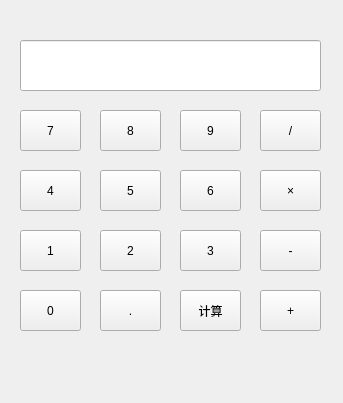
<?xml version="1.0" encoding="UTF-8"?>
<ui version="4.0">
 <class>Form</class>
 <widget class="QWidget" name="Form">
  <property name="geometry">
   <rect>
    <x>0</x>
    <y>0</y>
    <width>343</width>
    <height>403</height>
   </rect>
  </property>
  <property name="windowTitle">
   <string>Form</string>
  </property>
  <widget class="QLineEdit" name="lineEdit">
   <property name="geometry">
    <rect>
     <x>20</x>
     <y>40</y>
     <width>301</width>
     <height>51</height>
    </rect>
   </property>
   <property name="readOnly">
    <bool>true</bool>
   </property>
  </widget>
  <widget class="QPushButton" name="pushButton">
   <property name="geometry">
    <rect>
     <x>20</x>
     <y>230</y>
     <width>61</width>
     <height>41</height>
    </rect>
   </property>
   <property name="text">
    <string>1</string>
   </property>
  </widget>
  <widget class="QPushButton" name="pushButton_2">
   <property name="geometry">
    <rect>
     <x>100</x>
     <y>230</y>
     <width>61</width>
     <height>41</height>
    </rect>
   </property>
   <property name="text">
    <string>2</string>
   </property>
  </widget>
  <widget class="QPushButton" name="pushButton_3">
   <property name="geometry">
    <rect>
     <x>180</x>
     <y>230</y>
     <width>61</width>
     <height>41</height>
    </rect>
   </property>
   <property name="text">
    <string>3</string>
   </property>
  </widget>
  <widget class="QPushButton" name="pushButton_4">
   <property name="geometry">
    <rect>
     <x>20</x>
     <y>170</y>
     <width>61</width>
     <height>41</height>
    </rect>
   </property>
   <property name="text">
    <string>4</string>
   </property>
  </widget>
  <widget class="QPushButton" name="pushButton_5">
   <property name="geometry">
    <rect>
     <x>100</x>
     <y>170</y>
     <width>61</width>
     <height>41</height>
    </rect>
   </property>
   <property name="text">
    <string>5</string>
   </property>
  </widget>
  <widget class="QPushButton" name="pushButton_6">
   <property name="geometry">
    <rect>
     <x>180</x>
     <y>170</y>
     <width>61</width>
     <height>41</height>
    </rect>
   </property>
   <property name="text">
    <string>6</string>
   </property>
  </widget>
  <widget class="QPushButton" name="pushButton_7">
   <property name="geometry">
    <rect>
     <x>20</x>
     <y>110</y>
     <width>61</width>
     <height>41</height>
    </rect>
   </property>
   <property name="text">
    <string>7</string>
   </property>
  </widget>
  <widget class="QPushButton" name="pushButton_8">
   <property name="geometry">
    <rect>
     <x>100</x>
     <y>110</y>
     <width>61</width>
     <height>41</height>
    </rect>
   </property>
   <property name="text">
    <string>8</string>
   </property>
  </widget>
  <widget class="QPushButton" name="pushButton_9">
   <property name="geometry">
    <rect>
     <x>180</x>
     <y>110</y>
     <width>61</width>
     <height>41</height>
    </rect>
   </property>
   <property name="text">
    <string>9</string>
   </property>
  </widget>
  <widget class="QPushButton" name="pushButton_10">
   <property name="geometry">
    <rect>
     <x>20</x>
     <y>290</y>
     <width>61</width>
     <height>41</height>
    </rect>
   </property>
   <property name="text">
    <string>0</string>
   </property>
  </widget>
  <widget class="QPushButton" name="pushButton_11">
   <property name="geometry">
    <rect>
     <x>100</x>
     <y>290</y>
     <width>61</width>
     <height>41</height>
    </rect>
   </property>
   <property name="text">
    <string>.</string>
   </property>
  </widget>
  <widget class="QPushButton" name="pushButton_12">
   <property name="geometry">
    <rect>
     <x>180</x>
     <y>290</y>
     <width>61</width>
     <height>41</height>
    </rect>
   </property>
   <property name="text">
    <string>计算</string>
   </property>
  </widget>
  <widget class="QPushButton" name="pushButton_13">
   <property name="geometry">
    <rect>
     <x>260</x>
     <y>110</y>
     <width>61</width>
     <height>41</height>
    </rect>
   </property>
   <property name="text">
    <string>/</string>
   </property>
  </widget>
  <widget class="QPushButton" name="pushButton_14">
   <property name="geometry">
    <rect>
     <x>260</x>
     <y>170</y>
     <width>61</width>
     <height>41</height>
    </rect>
   </property>
   <property name="text">
    <string>×</string>
   </property>
  </widget>
  <widget class="QPushButton" name="pushButton_15">
   <property name="geometry">
    <rect>
     <x>260</x>
     <y>230</y>
     <width>61</width>
     <height>41</height>
    </rect>
   </property>
   <property name="text">
    <string>-</string>
   </property>
  </widget>
  <widget class="QPushButton" name="pushButton_16">
   <property name="geometry">
    <rect>
     <x>260</x>
     <y>290</y>
     <width>61</width>
     <height>41</height>
    </rect>
   </property>
   <property name="text">
    <string>+</string>
   </property>
  </widget>
 </widget>
 <resources/>
 <connections/>
</ui>
